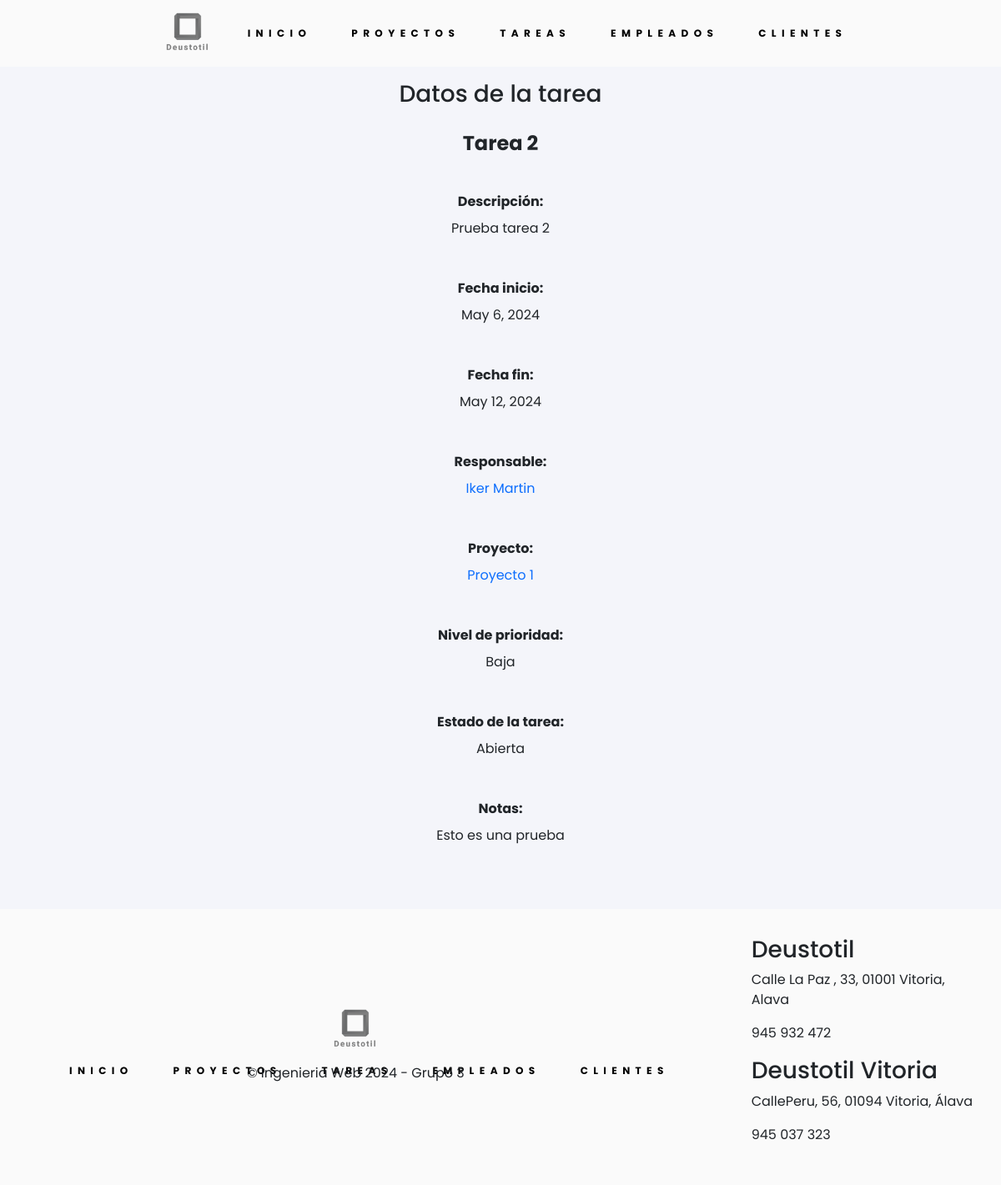
Screenshot of /tareas/2/ with the database file from the repository.
### appDeustotil/models.py (models this page shows, shortened)
class Tarea(models.Model):
    nombre = models.CharField(max_length=25)
    descripcion = models.CharField(max_length=200)
    fecha_inicio = models.DateField()
    fecha_fin = models.DateField()
    responsable = models.ForeignKey(Empleado, on_delete=models.CASCADE)
    proyecto = models.ForeignKey(Proyecto, on_delete=models.CASCADE)
    nivel_prioridad =  models.ForeignKey(Prioridad, on_delete=models.CASCADE)
    estado_tarea =   models.ForeignKey(EstadoTarea, on_delete=models.CASCADE)
    notas = models.CharField(max_length=500)

class Empleado(models.Model):
    dni = models.CharField(max_length=9, unique=True)
    nombre = models.CharField(max_length=15)
    apellidos = models.CharField(max_length=50)
    email = models.EmailField()
    telefono = models.IntegerField()

class Proyecto(models.Model):
    nombre = models.CharField(max_length=25)
    descripcion = models.CharField(max_length=200)
    fecha_inicio = models.DateField()
    fecha_fin = models.DateField()
    presupuesto = models.FloatField()
    cliente = models.ForeignKey(Cliente, on_delete=models.CASCADE)
    responsable = models.ForeignKey(Empleado, on_delete=models.CASCADE)

class Prioridad (models.Model):
    prioridad = models.CharField(max_length=5,unique=True)
    def __str__(self):
        return self.prioridad

class EstadoTarea (models.Model):
    estado = models.CharField(max_length=10,unique=True)
    def __str__(self):
        return self.estado

### appDeustotil/views.py (the view)
# urls.py: path('tareas/<int:pk>/', views.TareaDetailView.as_view(), name='detail_tarea'),
class TareaDetailView(DetailView):
    model = Tarea
    template_name = 'tarea.html'

### appDeustotil/templates/tarea.html (shortened to what this page needs)
{% extends "base.html" %}
{% block contenido %}
    {% if tarea %}
        <div class="detalle-model">
            <h2>Datos de la tarea</h2>
            <div class="detalle-model-info">
                <div>
                    <p>{{ tarea.nombre }}</p>
                </div>
                <div>
                    <p>Descripción:</p>
                    <p>{{ tarea.descripcion }}</p>
                </div>
                <div>
                    <p>Fecha inicio:</p>
                    <p>{{ tarea.fecha_inicio }}</p>
                </div>
                <div>
                    <p>Fecha fin:</p>
                    <p>{{ tarea.fecha_fin }}</p>
                </div>
                <div>
                    <p>Responsable:</p>
                    <p><a href="{% url 'detail_empleado' pk=tarea.responsable.id %}">{{ tarea.responsable.nombre }} {{ tarea.responsable.apellidos }}</a></p>
                </div>
                <div>
                    <p>Proyecto:</p>
                    <p><a href="{% url 'detail_proyecto' pk=tarea.proyecto.id %}">{{ tarea.proyecto.nombre }}</a></p>
                </div>
                <div>
                    <p>Nivel de prioridad:</p>
                    <p>{{ tarea.nivel_prioridad }}</p>
                </div>
                <div>
                    <p>Estado de la tarea:</p>
                    <p>{{ tarea.estado_tarea }}</p>
                </div>
                <div>
                    <p>Notas:</p>
                    <p>{{ tarea.notas }}</p>
                </div>
            </div>
        </div>
    {% else %}
        <p>No existe esta tarea.</p>
    {% endif %}
{% endblock %}

### appDeustotil/static/css/styles.css (style rules this page uses)
* { margin: 0; padding: 0; box-sizing: border-box; font-family: "Poppins", Helvetica, sans-serif; }
body { display: flex; min-height: 100vh; flex-direction: column; background-color: #f4f5fa; }
h2 { text-align: center; font-size: 1.75rem; }
a { text-decoration: none; }
.detalle-model { display: flex; flex-direction: column; }
.detalle-model-info { display: flex; flex-direction: column; margin-bottom: 20px; justify-content: center; align-items: center; text-align: center; }
.detalle-model-info div { margin: 1rem 1.5rem; }
.detalle-model-info div:first-child p:first-child { font-size: 1.5rem; }
.detalle-model-info div p:first-child { font-weight: bold; margin-bottom: 0.5rem; }

### rows the page displays
Tarea: nombre "Tarea 2", descripcion "Prueba tarea 2", fecha_inicio "May 6, 2024", fecha_fin "May 12, 2024", responsable.nombre "Iker", responsable.apellidos "Martin", proyecto.nombre "Proyecto 1", nivel_prioridad "Baja", estado_tarea "Abierta", notas "Esto es una prueba"
